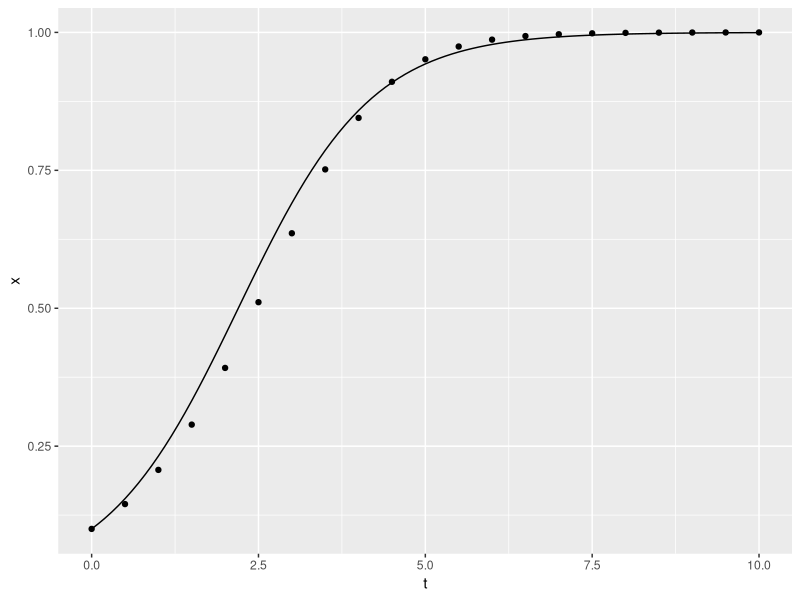
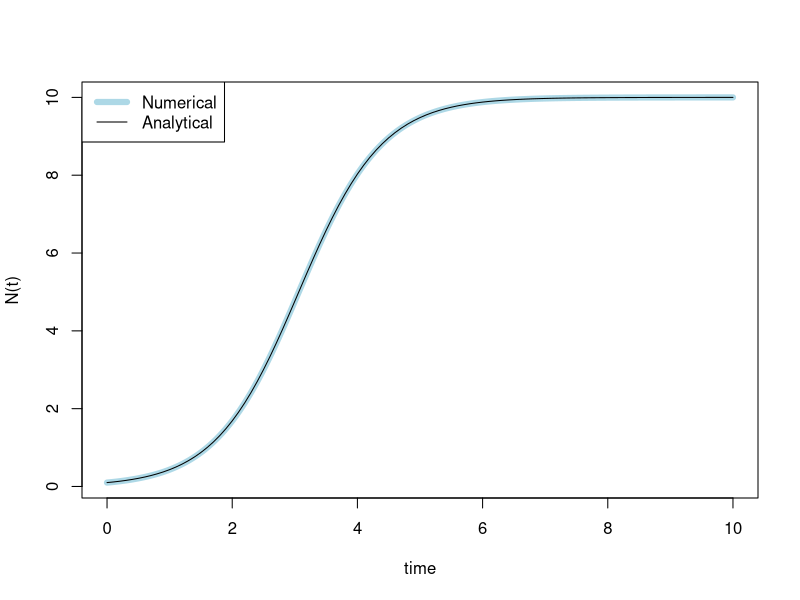
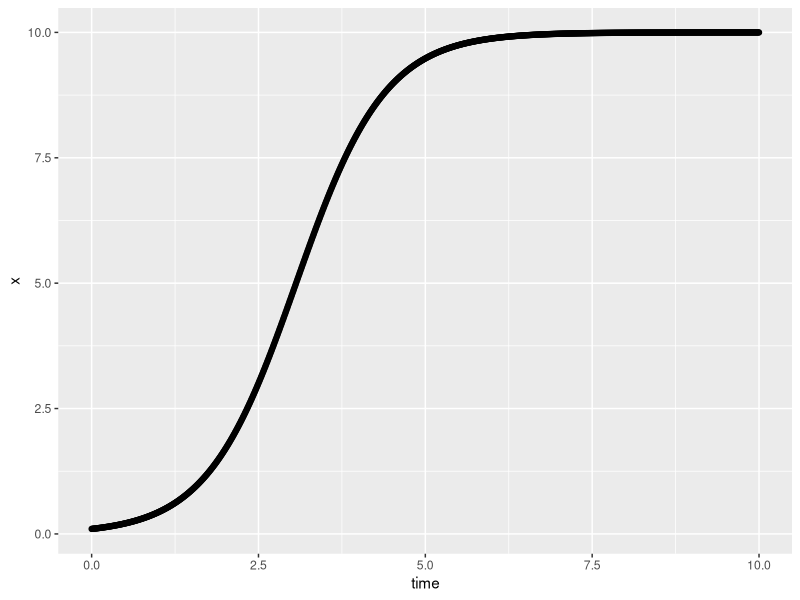
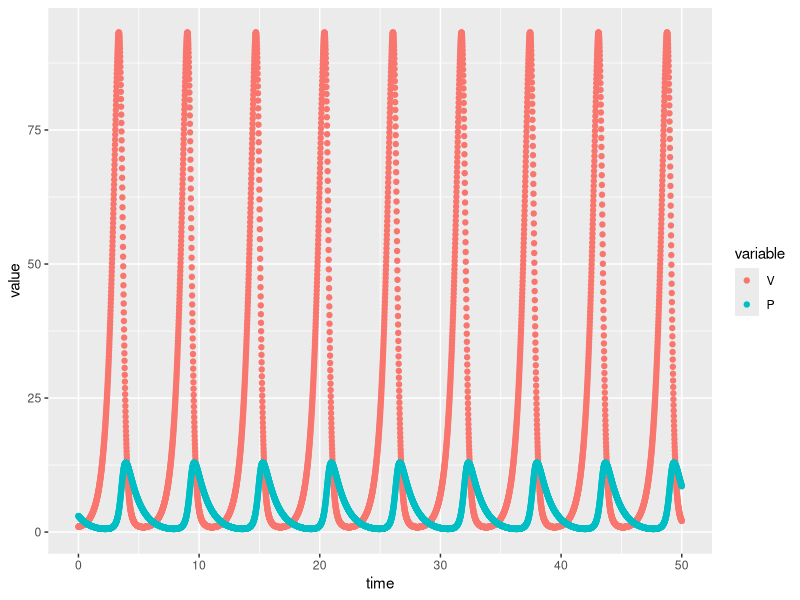
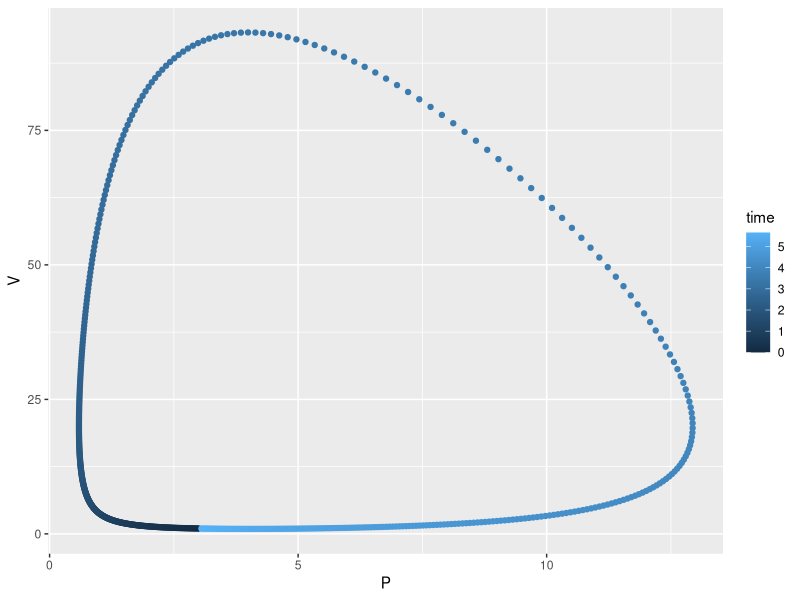

Here is the R script that generated these plots, in order:
## ----Exemplo_Euler------------------------------------------------------------
# intervalos de tempo: uma sequência de zero a dez em passos de 0,5
time <- seq(0, 10, by = 0.5)
# condição inicial
x0 <- 0.1
## A função a ser integrada (expressão à direita da derivada acima)
f <- function(x){x * (1.-x)}
## Um vetor vazio para armazenar os resultados
x <- c()
## Armazena a condição inicial na primeira posição do vetor
x[1] <- x0


# loop ao longo do tempo: aproxima a função a cada passo de tempo
for (i in 1:(length(time)-1)){
    x[i+1] = x[i] + 0.5 * f(x[i])
}

## plotando com ggplot2
library(ggplot2)#carrega cada biblioteca uma vez por sessão R
p <- ggplot(data = data.frame(x = x, t = time), aes(t, x)) + geom_point()
analytic <- stat_function(fun=function(t){0.1 * exp(t)/(1+0.1*(exp(t)-1.))})
print(p+analytic)


## -----------------------------------------------------------------------------
# paramentros: devem estar em um vetor
parameters <- c(r = 1.5, K = 10)

# condições iniciais: também devem estar em um vetor, mesmo que seja um só valor
state <- c(x = 0.1)


## -----------------------------------------------------------------------------
## seqüência de tempo
time <- seq(from=0, to=10, by = 0.01)


## -----------------------------------------------------------------------------
## A ODE logística a ser integrada
logistic <- function(t, state, parameters){
    with(
        as.list(c(state, parameters)),{
            dx <- r*x*(1-x/K)
            return(list(dx))
        }
        )
}


## -----------------------------------------------------------------------------
library(deSolve)# Carrega a biblioteca para integração, basta chamar uma vez por seção do R
## Executa a integração
out <- ode(y = state, times = time, func = logistic, parms = parameters)


## -----------------------------------------------------------------------------
head(out) # primeiras 6 linhas


## -----------------------------------------------------------------------------
#### Para o jupyter notebook apenas
options(jupyter.plot_mimetypes = 'image/png', repr.plot.height=5)
####

plot(out, lwd=6, col="lightblue", main="", ylab="N(t)")
curve(0.1*10*exp(1.5*x)/(10+0.1*(exp(1.5*x)-1)), add=TRUE)
legend("topleft", c("Numerical", "Analytical"), lty=1, col=c("lightblue", "black"), lwd=c(6,1))


## -----------------------------------------------------------------------------
## Plotando com o ggplot2
p <- ggplot(data = as.data.frame(out), aes(time, x)) + geom_point()
analytic <- stat_function(fun=function(t){0.1*10*exp(1.5*t)/(10+0.1*(exp(1.5*t)-1))})
print(p+analytic)


## -----------------------------------------------------------------------------
# Paramêtros: vetor
parameters <- c(r = 2, k = 0.5, e = 0.1, d = 1)

# condições iniciais: vetor
state <- c(V = 1, P = 3)


## -----------------------------------------------------------------------------
# sequência do tempo
time <- seq(0, 50, by = 0.01)

# Paramêtros: vetor
parameters <- c(r = 2, k = 0.5, e = 0.1, d = 1)

# condições iniciais: vetor
state <- c(V = 1, P = 3)


## -----------------------------------------------------------------------------
# Função R para calcular o valor das derivadas a cada valor de tempo
# Use os nomes das variáveis conforme definido nos vetores acima
lotkaVolterra <- function(t, state, parameters){
  with(as.list(c(state, parameters)), {
    dV = r * V - k * V * P
    dP = e * k * V * P - d * P
    return(list(c(dV, dP)))
  })
}


## -----------------------------------------------------------------------------
## Integração com'ode'
out <- ode(y = state, times = time, func = lotkaVolterra, parms = parameters)

## Plotando
out.df = as.data.frame(out) # exigido pelo ggplot
library(reshape2)
out.m = melt(out.df, id.vars='time') # isso facilita a plotagem colocando todas as variáveis em uma única coluna

p <- ggplot(out.m, aes(time, value, color = variable)) + geom_point()
print(p)


## -----------------------------------------------------------------------------
p2 <- ggplot(data = out.df[1:567,], aes(x = P, V, color = time)) + geom_point()
print(p2)
